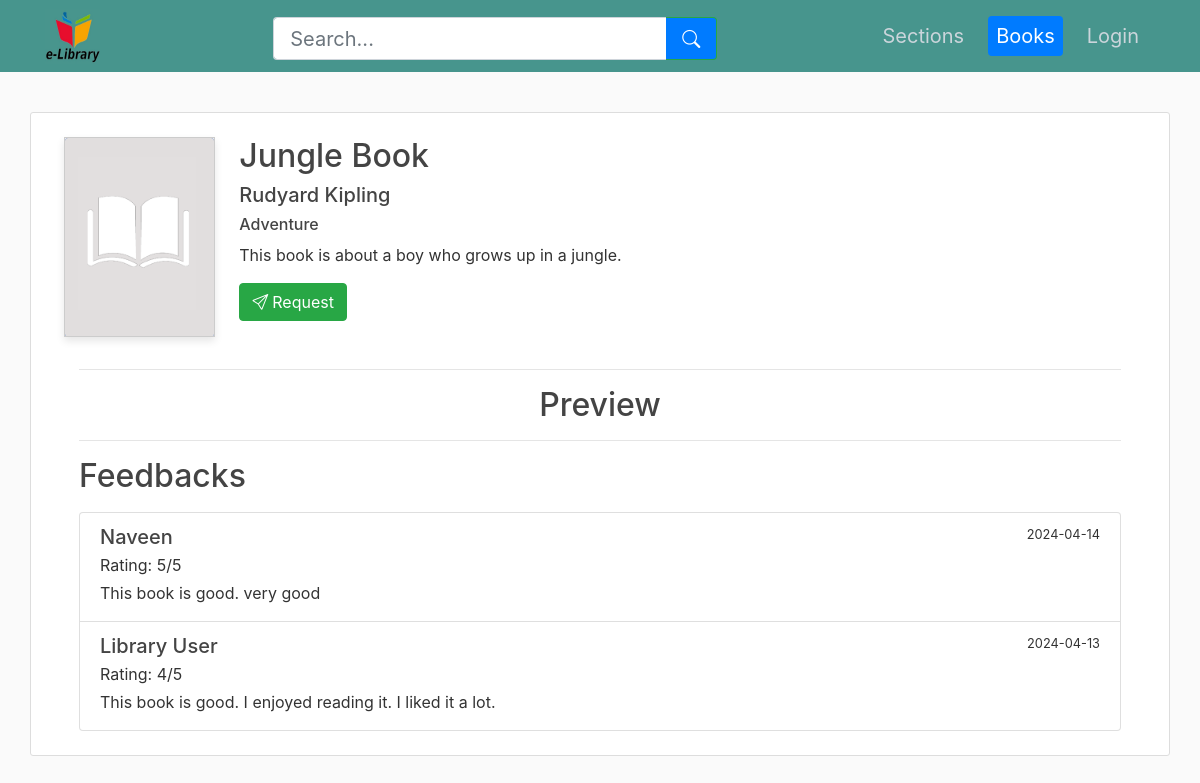
The page /book-info/1 on the database its author committed.
### library_app/models.py (models this page shows, shortened)
class Book(db.Model):
    __tablename__ = "book"
    bookid = db.Column(db.Integer, primary_key=True, autoincrement=True)
    title = db.Column(db.String(60), unique=True, nullable=False)
    author = db.Column(db.String(60), nullable=False)
    date_created = db.Column(
        db.Date, nullable=False, default=datetime.now(timezone.utc).date()
    )
    picture = db.Column(
        db.String(20), nullable=False, default="default_book_picture.png"
    )
    description = db.Column(db.String(120), nullable=False)
    pdf_file = db.Column(db.String(20), nullable=False)
    sectionid = db.Column(
        db.Integer, db.ForeignKey("section.sectionid"), nullable=False, default=1
    )
    section = db.relationship("Section", back_populates="books")
    issuedbooks = db.relationship(
        "IssuedBook", back_populates="book", lazy=True, cascade="all, delete-orphan"
    )
    feedbacks = db.relationship(
        "Feedback", back_populates="book", lazy=True, cascade="all, delete-orphan"
    )
    requests = db.relationship(
        "Request", back_populates="book", lazy=True, cascade="all, delete-orphan"
    )

class Section(db.Model):
    __tablename__ = "section"
    sectionid = db.Column(db.Integer, primary_key=True, autoincrement=True)
    title = db.Column(db.String(60), unique=True, nullable=False)
    date_created = db.Column(
        db.Date, nullable=False, default=datetime.now(timezone.utc).date()
    )
    picture = db.Column(
        db.String(20), nullable=False, default="default_section_picture.jpeg"
    )
    description = db.Column(db.String(120), nullable=False)
    books = db.relationship("Book", back_populates="section", lazy=True)

class Feedback(db.Model):
    __tablename__ = "feedback"
    feedbackid = db.Column(db.Integer, primary_key=True, autoincrement=True)
    userid = db.Column(db.Integer, db.ForeignKey("user.userid"), nullable=False)
    bookid = db.Column(db.Integer, db.ForeignKey("book.bookid"), nullable=False)
    date_created = db.Column(
        db.Date, nullable=False, default=datetime.now(timezone.utc).date()
    )
    rating = db.Column(db.Integer, nullable=False)
    content = db.Column(db.String(200), nullable=False)
    user = db.relationship("User", back_populates="feedbacks")
    book = db.relationship("Book", back_populates="feedbacks")
    __table_args__ = (
        CheckConstraint("rating >= 1 AND rating <= 5", name="check_rating"),
    )

class User(db.Model):
    __tablename__ = "user"
    userid = db.Column(db.Integer, primary_key=True, autoincrement=True)
    name = db.Column(db.String(60), nullable=False)
    username = db.Column(db.String(32), unique=True, nullable=False)
    email = db.Column(db.String(60), unique=True, nullable=False)
    password = db.Column(db.String(60), nullable=False)
    profile_picture = db.Column(
        db.String(20), nullable=False, default="default_profile_picture.png"
    )
    authenticated = db.Column(db.Boolean, default=False)
    urole = db.Column(db.String(20), default="user")
    requests = db.relationship(
        "Request", back_populates="user", lazy=True, cascade="all, delete-orphan"
    )
    feedbacks = db.relationship(
        "Feedback", back_populates="user", lazy=True, cascade="all, delete-orphan"
    )
    __table_args__ = (
        CheckConstraint(urole.in_(["user", "librarian"]), name="check_urole"),
    )

### library_app/main/routes.py (the view)
@main.route("/book-info/<int:bookid>")
@check_user()
def book_info(bookid):
    book = Book.query.get(bookid)
    if book is None:
        flash("Book not found", "danger")
        return redirect(url_for("user.books"))
    feedbacks = sorted(
        book.feedbacks, key=lambda x: (x.rating, x.date_created), reverse=True
    )
    pdf_file = url_for("static", filename="book/pdfs/" + book.pdf_file)
    return render_template(
        "main/book_info.html",
        title="Books",
        book=book,
        feedbacks=feedbacks,
        pdf_file=pdf_file,
        navbaractive=["Books"],
        sections=sections,
    )

### library_app/utils.py (called while the page is built)
def check_user():
    def wrapper(fn):
        @wraps(fn)
        def check(*args, **kwargs):
            if current_user.is_authenticated:
                if current_user.get_urole() == "user":
                    return redirect(url_for("user.sections"))
                else:
                    return redirect(url_for("librarian.sections"))
            return fn(*args, **kwargs)
        return check
    return wrapper

### library_app/templates/main/book_info.html (shortened to what this page needs)
{% extends "main/layout.html" %} {% block content %}
<div class="container content-section px-5 pt-4 pb-4">
    <div class="row">
        <div class="mr-4 mb-3">
            <img
                src="{{ url_for('static', filename='book/pictures/' + book.picture) }}"
                alt="{{ book.title }}"
                class="img-fluid special-card"
                style="height: 25vh"
            />
        </div>
        <div class="">
            <h2>{{ book.title }}</h2>
            <h5>{{ book.author }}</h5>
            <h6>{{ book.section.title }}</h6>
            <p>{{ book.description }}</p>
            <div class="mt-1 mb-3">
                <a
                    href="{{ url_for('user.book_request', bookid=book.bookid) }}"
                    class="btn btn-success"
                    ><i class="bi bi-send mr-1"></i>Request</a
                >
            </div>
        </div>
    </div>
    <hr />
    <h2 class="text-center">Preview</h2>
    <hr />
    <div class="row mt-3">
    <div class="col-md-12">
        <h2 class="mb-3">Feedbacks</h2>
        {% if feedbacks %}
            <div class="list-group">
                {% for feedback in feedbacks %}
                    <div class="list-group-item">
                        <div class="d-flex w-100 justify-content-between">
                            <h5 class="mb-1">{{ feedback.user.name }}</h5>
                            <small>{{ feedback.date_created }}</small>
                        </div>
                        <div class="d-flex w-100 justify-content-between">
                            <p class="mb-1">Rating: {{ feedback.rating }}/5</p>
                        </div>
                        <p class="mb-1">{{ feedback.content }}</p>
                    </div>
                {% endfor %}
            </div>
        {% else %}
            <p>No feedback available for this book.</p>
        {% endif %}
    </div>
</div>
</div>
{% endblock %}

### library_app/static/main/style.css (style rules this page uses)
body { background: #fafafa; color: #333333; margin-top: 5rem; }
h1, h2, h3, h4, h5, h6 { color: #444444; }
.content-section { background: #ffffff; padding: 10px 20px; border: 1px solid #dddddd; border-radius: 3px; margin-bottom: 20px; }
.special-card { width: 100%; border: 1px solid #ccc; box-shadow: 0 4px 8px rgba(0, 0, 0, 0.1); }

### rows shown on the page
Book: picture (placeholder picture), title "Jungle Book", author "Rudyard Kipling", description "This book is about a boy who grows up in a jungle."
Section: section "Adventure"
Feedback: user.name "Naveen", date_created "2024-04-14", rating "5", content "This book is good. very good"
Feedback: user.name "Library User", date_created "2024-04-13", rating "4", content "This book is good. I enjoyed reading it. I liked it a lot."
